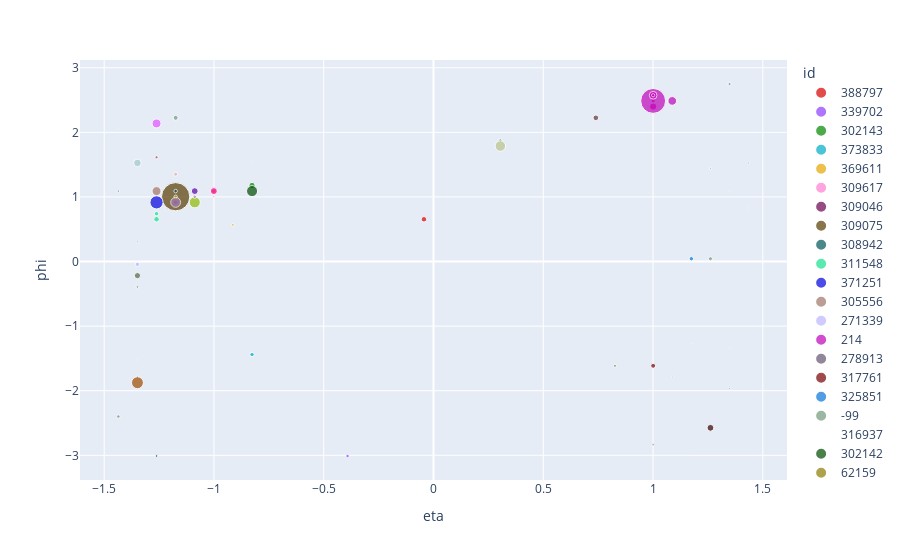

Notebook cell for this chart:
### Code cell
n = 4
evt = evts[n]
d = {'eta': evt.input_event['eta'], 'phi': evt.input_event['phi'], 'energy': evt.input_event['energy'], 'hit': evt.input_event['hit'], 'id': evt.input_event['trackId'], 'eta_pred': evt.embedding[:,0], 'phi_pred': evt.embedding[:,1]}
plot_df = pd.DataFrame(d)
plot_df['id'] = plot_df['id'].astype(str)
px.scatter(plot_df, x='eta', y='phi', size='energy', color='id', color_discrete_sequence=get_palette(plot_df['id']))

### Figure 1 — Plotly figure (JSON) as saved in the notebook; plotly's stock layout.template omitted (floating-point values rounded to 4 significant figures)
{"data": [{"hovertemplate": "id=388797<br>eta=%{x}<br>phi=%{y}<br>energy=%{marker.size}<extra></extra>", "legendgroup": "388797", "marker": {"color": "rgb(214, 0, 0)", "size": [0.3958], "sizemode": "area", "sizeref": 0.02616, "symbol": "circle"}, "mode": "markers", "name": "388797", "orientation": "v", "showlegend": true, "type": "scatter", "x": [-0.0435], "xaxis": "x", "y": [0.6545], "yaxis": "y"}, {"hovertemplate": "id=339702<br>eta=%{x}<br>phi=%{y}<br>energy=%{marker.size}<extra></extra>", "legendgroup": "339702", "marker": {"color": "rgb(140, 59, 255)", "size": [0.1532], "sizemode": "area", "sizeref": 0.02616, "symbol": "circle"}, "mode": "markers", "name": "339702", "orientation": "v", "showlegend": true, "type": "scatter", "x": [-0.3915], "xaxis": "x", "y": [-3.011], "yaxis": "y"}, {"hovertemplate": "id=302143<br>eta=%{x}<br>phi=%{y}<br>energy=%{marker.size}<extra></extra>", "legendgroup": "302143", "marker": {"color": "rgb(1, 135, 0)", "size": [0.5041], "sizemode": "area", "sizeref": 0.02616, "symbol": "circle"}, "mode": "markers", "name": "302143", "orientation": "v", "showlegend": true, "type": "scatter", "x": [-0.8265], "xaxis": "x", "y": [1.178], "yaxis": "y"}, {"hovertemplate": "id=373833<br>eta=%{x}<br>phi=%{y}<br>energy=%{marker.size}<extra></extra>", "legendgroup": "373833", "marker": {"color": "rgb(0, 172, 198)", "size": [0.2434], "sizemode": "area", "sizeref": 0.02616, "symbol": "circle"}, "mode": "markers", "name": "373833", "orientation": "v", "showlegend": true, "type": "scatter", "x": [-0.8265], "xaxis": "x", "y": [-1.44], "yaxis": "y"}, {"hovertemplate": "id=369611<br>eta=%{x}<br>phi=%{y}<br>energy=%{marker.size}<extra></extra>", "legendgroup": "369611", "marker": {"color": "rgb(230, 165, 0)", "size": [0.0994], "sizemode": "area", "sizeref": 0.02616, "symbol": "circle"}, "mode": "markers", "name": "369611", "orientation": "v", "showlegend": true, "type": "scatter", "x": [-0.9135], "xaxis": "x", "y": [0.5672], "yaxis": "y"}, {"hovertemplate": "id=309617<br>eta=%{x}<br>phi=%{y}<br>energy=%{marker.size}<extra></extra>", "legendgroup": "309617", "marker": {"color": "rgb(255, 126, 209)", "size": [0.2586], "sizemode": "area", "sizeref": 0.02616, "symbol": "circle"}, "mode": "markers", "name": "309617", "orientation": "v", "showlegend": true, "type": "scatter", "x": [-1.001], "xaxis": "x", "y": [1.091], "yaxis": "y"}, {"hovertemplate": "id=309046<br>eta=%{x}<br>phi=%{y}<br>energy=%{marker.size}<extra></extra>", "legendgroup": "309046", "marker": {"color": "rgb(107, 0, 79)", "size": [0.2287], "sizemode": "area", "sizeref": 0.02616, "symbol": "circle"}, "mode": "markers", "name": "309046", "orientation": "v", "showlegend": true, "type": "scatter", "x": [-1.174], "xaxis": "x", "y": [0.9163], "yaxis": "y"}, {"hovertemplate": "id=309075<br>eta=%{x}<br>phi=%{y}<br>energy=%{marker.size}<extra></extra>", "legendgroup": "309075", "marker": {"color": "rgb(87, 59, 0)", "size": [10.47], "sizemode": "area", "sizeref": 0.02616, "symbol": "circle"}, "mode": "markers", "name": "309075", "orientation": "v", "showlegend": true, "type": "scatter", "x": [-1.174], "xaxis": "x", "y": [1.004], "yaxis": "y"}, {"hovertemplate": "id=308942<br>eta=%{x}<br>phi=%{y}<br>energy=%{marker.size}<extra></extra>", "legendgroup": "308942", "marker": {"color": "rgb(0, 86, 89)", "size": [0.1657], "sizemode": "area", "sizeref": 0.02616, "symbol": "circle"}, "mode": "markers", "name": "308942", "orientation": "v", "showlegend": true, "type": "scatter", "x": [-1.174], "xaxis": "x", "y": [1.091], "yaxis": "y"}, {"hovertemplate": "id=311548<br>eta=%{x}<br>phi=%{y}<br>energy=%{marker.size}<extra></extra>", "legendgroup": "311548", "marker": {"color": "rgb(21, 225, 140)", "size": [0.4021, 0.2539], "sizemode": "area", "sizeref": 0.02616, "symbol": "circle"}, "mode": "markers", "name": "311548", "orientation": "v", "showlegend": true, "type": "scatter", "x": [-1.262, -1.261], "xaxis": "x", "y": [0.6545, 0.7418], "yaxis": "y"}, {"hovertemplate": "id=371251<br>eta=%{x}<br>phi=%{y}<br>energy=%{marker.size}<extra></extra>", "legendgroup": "371251", "marker": {"color": "rgb(0, 0, 221)", "size": [2.281], "sizemode": "area", "sizeref": 0.02616, "symbol": "circle"}, "mode": "markers", "name": "371251", "orientation": "v", "showlegend": true, "type": "scatter", "x": [-1.262], "xaxis": "x", "y": [0.9163], "yaxis": "y"}, {"hovertemplate": "id=305556<br>eta=%{x}<br>phi=%{y}<br>energy=%{marker.size}<extra></extra>", "legendgroup": "305556", "marker": {"color": "rgb(161, 117, 105)", "size": [1.066], "sizemode": "area", "sizeref": 0.02616, "symbol": "circle"}, "mode": "markers", "name": "305556", "orientation": "v", "showlegend": true, "type": "scatter", "x": [-1.261], "xaxis": "x", "y": [1.091], "yaxis": "y"}, {"hovertemplate": "id=271339<br>eta=%{x}<br>phi=%{y}<br>energy=%{marker.size}<extra></extra>", "legendgroup": "271339", "marker": {"color": "rgb(188, 182, 255)", "size": [0.2567], "sizemode": "area", "sizeref": 0.02616, "symbol": "circle"}, "mode": "markers", "name": "271339", "orientation": "v", "showlegend": true, "type": "scatter", "x": [-1.349], "xaxis": "x", "y": [-0.04363], "yaxis": "y"}, {"hovertemplate": "id=214<br>eta=%{x}<br>phi=%{y}<br>energy=%{marker.size}<extra></extra>", "legendgroup": "214", "marker": {"color": "rgb(191, 3, 184)", "size": [0.2265, 0.9826, 0.6918, 8.094, 0.7822, 0.1419], "sizemode": "area", "sizeref": 0.02616, "symbol": "circle"}, "mode": "markers", "name": "214", "orientation": "v", "showlegend": true, "type": "scatter", "x": [1.0, 1.087, 1.0, 1.001, 1.0, 1.0], "xaxis": "x", "y": [2.487, 2.487, 2.4, 2.487, 2.574, 2.574], "yaxis": "y"}, {"hovertemplate": "id=278913<br>eta=%{x}<br>phi=%{y}<br>energy=%{marker.size}<extra></extra>", "legendgroup": "278913", "marker": {"color": "rgb(100, 84, 114)", "size": [0.07037], "sizemode": "area", "sizeref": 0.02616, "symbol": "circle"}, "mode": "markers", "name": "278913", "orientation": "v", "showlegend": true, "type": "scatter", "x": [1.0], "xaxis": "x", "y": [-2.836], "yaxis": "y"}, {"hovertemplate": "id=317761<br>eta=%{x}<br>phi=%{y}<br>energy=%{marker.size}<extra></extra>", "legendgroup": "317761", "marker": {"color": "rgb(121, 0, 0)", "size": [0.3131], "sizemode": "area", "sizeref": 0.02616, "symbol": "circle"}, "mode": "markers", "name": "317761", "orientation": "v", "showlegend": true, "type": "scatter", "x": [1.0], "xaxis": "x", "y": [-1.614], "yaxis": "y"}, {"hovertemplate": "id=325851<br>eta=%{x}<br>phi=%{y}<br>energy=%{marker.size}<extra></extra>", "legendgroup": "325851", "marker": {"color": "rgb(7, 116, 216)", "size": [0.2445], "sizemode": "area", "sizeref": 0.02616, "symbol": "circle"}, "mode": "markers", "name": "325851", "orientation": "v", "showlegend": true, "type": "scatter", "x": [1.174], "xaxis": "x", "y": [0.04363], "yaxis": "y"}, {"hovertemplate": "id=-99<br>eta=%{x}<br>phi=%{y}<br>energy=%{marker.size}<extra></extra>", "legendgroup": "-99", "marker": {"color": "rgb(114, 154, 124)", "size": [0.2155, 0, 0.04768, 0.1042, 0.1456, 0, 0, 0, 0.02131, 0.04816, 0.3204, 0, 0.1322, 0.08262, 0, 0, 0, 0.03195, 0.02227, 0.1654, 0, 0.05312, 0.02045, 0, 0.09875, 0.02237, 0.1299, 0.005425], "sizemode": "area", "sizeref": 0.02616, "symbol": "circle"}, "mode": "markers", "name": "-99", "orientation": "v", "showlegend": true, "type": "scatter", "x": [1.262, -1.262, -1.349, -1.349, 0.3045, 0.4785, 0.9135, 1.001, 1.001, 1.349, -1.174, 0.8265, 0.8265, -1.436, -1.436, -1.436, 1.436, 1.435, -1.436, -1.436, -1.436, 1.436, -1.349, -1.349, -1.349, 1.349, 1.349, 1.349], "xaxis": "x", "y": [0.04363, 0.3927, 0.3054, -1.789, 1.876, -1.091, 2.313, -1.614, -1.44, -1.963, 2.225, -1.963, -1.614, 1.091, -2.138, -1.091, 0.1309, 0.829, 2.051, -2.4, -0.2182, 1.527, -1.527, -0.829, -0.3927, 1.091, 2.749, -1.353], "yaxis": "y"}, {"hovertemplate": "id=316937<br>eta=%{x}<br>phi=%{y}<br>energy=%{marker.size}<extra></extra>", "legendgroup": "316937", "marker": {"color": "rgb(255, 119, 82)", "size": [0], "sizemode": "area", "sizeref": 0.02616, "symbol": "circle"}, "mode": "markers", "name": "316937", "orientation": "v", "showlegend": true, "type": "scatter", "x": [1.262], "xaxis": "x", "y": [2.574], "yaxis": "y"}, {"hovertemplate": "id=302142<br>eta=%{x}<br>phi=%{y}<br>energy=%{marker.size}<extra></extra>", "legendgroup": "302142", "marker": {"color": "rgb(0, 75, 0)", "size": [1.607], "sizemode": "area", "sizeref": 0.02616, "symbol": "circle"}, "mode": "markers", "name": "302142", "orientation": "v", "showlegend": true, "type": "scatter", "x": [-0.8265], "xaxis": "x", "y": [1.091], "yaxis": "y"}, {"hovertemplate": "id=62159<br>eta=%{x}<br>phi=%{y}<br>energy=%{marker.size}<extra></extra>", "legendgroup": "62159", "marker": {"color": "rgb(142, 123, 1)", "size": [0.02942], "sizemode": "area", "sizeref": 0.02616, "symbol": "circle"}, "mode": "markers", "name": "62159", "orientation": "v", "showlegend": true, "type": "scatter", "x": [-0.8265], "xaxis": "x", "y": [1.527], "yaxis": "y"}, {"hovertemplate": "id=308460<br>eta=%{x}<br>phi=%{y}<br>energy=%{marker.size}<extra></extra>", "legendgroup": "308460", "marker": {"color": "rgb(242, 0, 123)", "size": [0.04005, 0.6347], "sizemode": "area", "sizeref": 0.02616, "symbol": "circle"}, "mode": "markers", "name": "308460", "orientation": "v", "showlegend": true, "type": "scatter", "x": [-1.001, -1.0], "xaxis": "x", "y": [1.004, 1.091], "yaxis": "y"}, {"hovertemplate": "id=308461<br>eta=%{x}<br>phi=%{y}<br>energy=%{marker.size}<extra></extra>", "legendgroup": "308461", "marker": {"color": "rgb(142, 186, 0)", "size": [1.588, 0.1525], "sizemode": "area", "sizeref": 0.02616, "symbol": "circle"}, "mode": "markers", "name": "308461", "orientation": "v", "showlegend": true, "type": "scatter", "x": [-1.087, -1.174], "xaxis": "x", "y": [0.9163, 1.004], "yaxis": "y"}, {"hovertemplate": "id=308463<br>eta=%{x}<br>phi=%{y}<br>energy=%{marker.size}<extra></extra>", "legendgroup": "308463", "marker": {"color": "rgb(165, 123, 184)", "size": [0.1571, 1.278], "sizemode": "area", "sizeref": 0.02616, "symbol": "circle"}, "mode": "markers", "name": "308463", "orientation": "v", "showlegend": true, "type": "scatter", "x": [-1.087, -1.174], "xaxis": "x", "y": [1.004, 0.9163], "yaxis": "y"}, {"hovertemplate": "id=308467<br>eta=%{x}<br>phi=%{y}<br>energy=%{marker.size}<extra></extra>", "legendgroup": "308467", "marker": {"color": "rgb(89, 1, 163)", "size": [0.6082], "sizemode": "area", "sizeref": 0.02616, "symbol": "circle"}, "mode": "markers", "name": "308467", "orientation": "v", "showlegend": true, "type": "scatter", "x": [-1.087], "xaxis": "x", "y": [1.091], "yaxis": "y"}, {"hovertemplate": "id=176001<br>eta=%{x}<br>phi=%{y}<br>energy=%{marker.size}<extra></extra>", "legendgroup": "176001", "marker": {"color": "rgb(226, 175, 175)", "size": [0.2167], "sizemode": "area", "sizeref": 0.02616, "symbol": "circle"}, "mode": "markers", "name": "176001", "orientation": "v", "showlegend": true, "type": "scatter", "x": [-1.174], "xaxis": "x", "y": [1.353], "yaxis": "y"}, {"hovertemplate": "id=176288<br>eta=%{x}<br>phi=%{y}<br>energy=%{marker.size}<extra></extra>", "legendgroup": "176288", "marker": {"color": "rgb(160, 58, 82)", "size": [0.121], "sizemode": "area", "sizeref": 0.02616, "symbol": "circle"}, "mode": "markers", "name": "176288", "orientation": "v", "showlegend": true, "type": "scatter", "x": [-1.262], "xaxis": "x", "y": [1.614], "yaxis": "y"}, {"hovertemplate": "id=175692<br>eta=%{x}<br>phi=%{y}<br>energy=%{marker.size}<extra></extra>", "legendgroup": "175692", "marker": {"color": "rgb(161, 200, 200)", "size": [0.7471], "sizemode": "area", "sizeref": 0.02616, "symbol": "circle"}, "mode": "markers", "name": "175692", "orientation": "v", "showlegend": true, "type": "scatter", "x": [-1.348], "xaxis": "x", "y": [1.527], "yaxis": "y"}, {"hovertemplate": "id=312414<br>eta=%{x}<br>phi=%{y}<br>energy=%{marker.size}<extra></extra>", "legendgroup": "312414", "marker": {"color": "rgb(158, 75, 0)", "size": [1.86], "sizemode": "area", "sizeref": 0.02616, "symbol": "circle"}, "mode": "markers", "name": "312414", "orientation": "v", "showlegend": true, "type": "scatter", "x": [-1.349], "xaxis": "x", "y": [-1.876], "yaxis": "y"}, {"hovertemplate": "id=374714<br>eta=%{x}<br>phi=%{y}<br>energy=%{marker.size}<extra></extra>", "legendgroup": "374714", "marker": {"color": "rgb(84, 103, 68)", "size": [0.5015], "sizemode": "area", "sizeref": 0.02616, "symbol": "circle"}, "mode": "markers", "name": "374714", "orientation": "v", "showlegend": true, "type": "scatter", "x": [-1.349], "xaxis": "x", "y": [-0.2182], "yaxis": "y"}, {"hovertemplate": "id=412644<br>eta=%{x}<br>phi=%{y}<br>energy=%{marker.size}<extra></extra>", "legendgroup": "412644", "marker": {"color": "rgb(186, 195, 137)", "size": [1.453], "sizemode": "area", "sizeref": 0.02616, "symbol": "circle"}, "mode": "markers", "name": "412644", "orientation": "v", "showlegend": true, "type": "scatter", "x": [0.3045], "xaxis": "x", "y": [1.789], "yaxis": "y"}, {"hovertemplate": "id=410362<br>eta=%{x}<br>phi=%{y}<br>energy=%{marker.size}<extra></extra>", "legendgroup": "410362", "marker": {"color": "rgb(94, 123, 135)", "size": [0], "sizemode": "area", "sizeref": 0.02616, "symbol": "circle"}, "mode": "markers", "name": "410362", "orientation": "v", "showlegend": true, "type": "scatter", "x": [0.6525], "xaxis": "x", "y": [-1.091], "yaxis": "y"}, {"hovertemplate": "id=377710<br>eta=%{x}<br>phi=%{y}<br>energy=%{marker.size}<extra></extra>", "legendgroup": "377710", "marker": {"color": "rgb(96, 56, 59)", "size": [0.4185], "sizemode": "area", "sizeref": 0.02616, "symbol": "circle"}, "mode": "markers", "name": "377710", "orientation": "v", "showlegend": true, "type": "scatter", "x": [0.7395], "xaxis": "x", "y": [2.225], "yaxis": "y"}, {"hovertemplate": "id=97025<br>eta=%{x}<br>phi=%{y}<br>energy=%{marker.size}<extra></extra>", "legendgroup": "97025", "marker": {"color": "rgb(130, 135, 255)", "size": [0.0046], "sizemode": "area", "sizeref": 0.02616, "symbol": "circle"}, "mode": "markers", "name": "97025", "orientation": "v", "showlegend": true, "type": "scatter", "x": [1.174], "xaxis": "x", "y": [-1.265], "yaxis": "y"}, {"hovertemplate": "id=93767<br>eta=%{x}<br>phi=%{y}<br>energy=%{marker.size}<extra></extra>", "legendgroup": "93767", "marker": {"color": "rgb(56, 0, 0)", "size": [0.6082], "sizemode": "area", "sizeref": 0.02616, "symbol": "circle"}, "mode": "markers", "name": "93767", "orientation": "v", "showlegend": true, "type": "scatter", "x": [1.262], "xaxis": "x", "y": [-2.574], "yaxis": "y"}, {"hovertemplate": "id=306343<br>eta=%{x}<br>phi=%{y}<br>energy=%{marker.size}<extra></extra>", "legendgroup": "306343", "marker": {"color": "rgb(226, 82, 255)", "size": [1.048], "sizemode": "area", "sizeref": 0.02616, "symbol": "circle"}, "mode": "markers", "name": "306343", "orientation": "v", "showlegend": true, "type": "scatter", "x": [-1.262], "xaxis": "x", "y": [2.138], "yaxis": "y"}, {"hovertemplate": "id=384376<br>eta=%{x}<br>phi=%{y}<br>energy=%{marker.size}<extra></extra>", "legendgroup": "384376", "marker": {"color": "rgb(47, 82, 130)", "size": [0.1046], "sizemode": "area", "sizeref": 0.02616, "symbol": "circle"}, "mode": "markers", "name": "384376", "orientation": "v", "showlegend": true, "type": "scatter", "x": [-1.261], "xaxis": "x", "y": [-3.011], "yaxis": "y"}, {"hovertemplate": "id=324586<br>eta=%{x}<br>phi=%{y}<br>energy=%{marker.size}<extra></extra>", "legendgroup": "324586", "marker": {"color": "rgb(126, 202, 255)", "size": [0.06205], "sizemode": "area", "sizeref": 0.02616, "symbol": "circle"}, "mode": "markers", "name": "324586", "orientation": "v", "showlegend": true, "type": "scatter", "x": [1.262], "xaxis": "x", "y": [1.44], "yaxis": "y"}, {"hovertemplate": "id=318007<br>eta=%{x}<br>phi=%{y}<br>energy=%{marker.size}<extra></extra>", "legendgroup": "318007", "marker": {"color": "rgb(196, 102, 142)", "size": [0.04717], "sizemode": "area", "sizeref": 0.02616, "symbol": "circle"}, "mode": "markers", "name": "318007", "orientation": "v", "showlegend": true, "type": "scatter", "x": [1.087], "xaxis": "x", "y": [-1.789], "yaxis": "y"}, {"hovertemplate": "id=310616<br>eta=%{x}<br>phi=%{y}<br>energy=%{marker.size}<extra></extra>", "legendgroup": "310616", "marker": {"color": "rgb(0, 128, 105)", "size": [0], "sizemode": "area", "sizeref": 0.02616, "symbol": "circle"}, "mode": "markers", "name": "310616", "orientation": "v", "showlegend": true, "type": "scatter", "x": [-1.436], "xaxis": "x", "y": [1.963], "yaxis": "y"}], "layout": {"legend": {"itemsizing": "constant", "title": {"text": "id"}, "tracegroupgap": 0}, "margin": {"t": 60}, "xaxis": {"anchor": "y", "domain": [0, 1], "title": {"text": "eta"}}, "yaxis": {"anchor": "x", "domain": [0, 1], "title": {"text": "phi"}}}}
